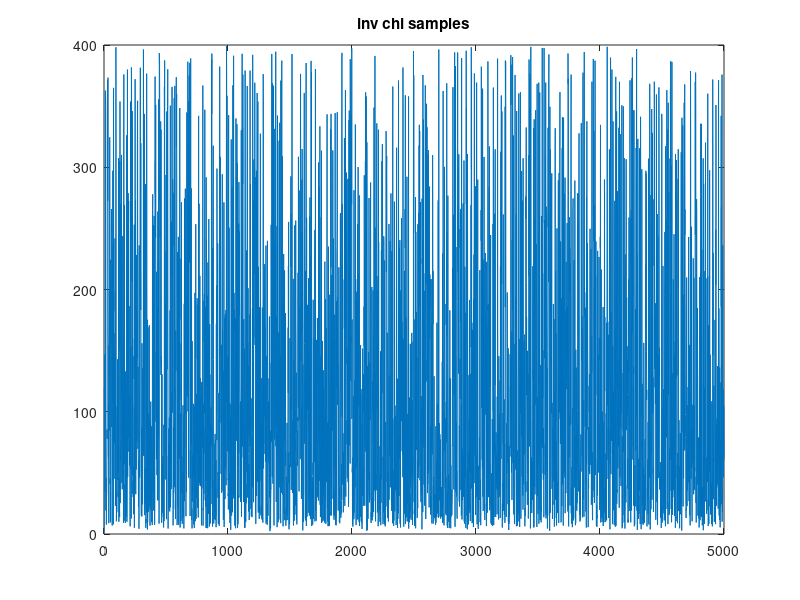
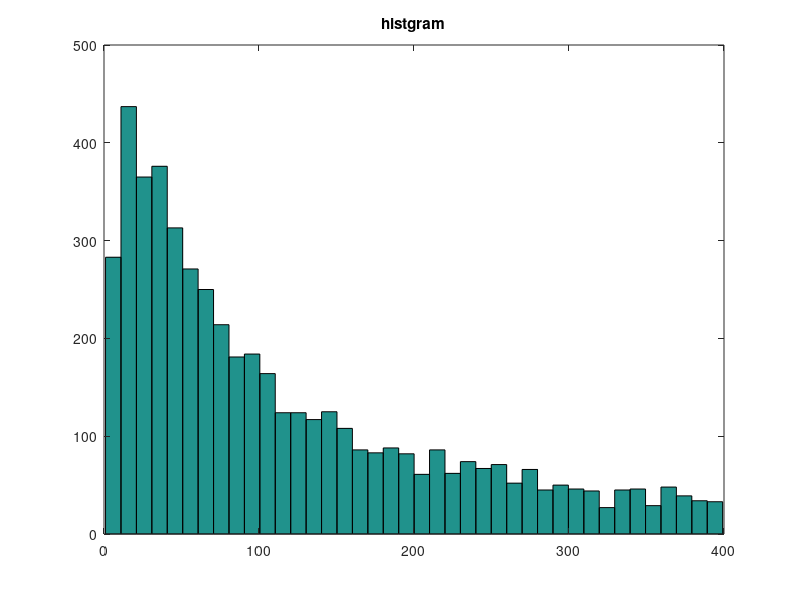

The MATLAB script that drew these images, in order:
 clear;
 close all;
 clc;
 
% samples
N = 5000;
Theta = zeros(1, N);

% p(x->y): U(0, B)
B = 400;
a = 50;%4;    % PI(theta) = c * power(theta, -n / 2) * exp(-a / theta / 2)
n = 4;%5;
thetaX = 1;
Theta(1) = thetaX;
for ii = 2 : N
    while true
        thetaY = rand() * B;  % potential theta through p(x->y)
        alpha = min(power(thetaY / thetaX, -n / 2) * exp( -a / thetaY / 2 + a / thetaX / 2), 1);
%         alpha(x, y) = min(1, PI(y) / PI(x))
%         PI(y) / PI(x) = power(y/x, -n/2) * exp(-a/y/2 + a/x/2)

        u = rand();
        if u <= alpha
            thetaX = thetaY;
            Theta(ii) = thetaY;
            break;
        end
    end
end
     
% limTheta = Theta(1000 : end);
figure;
plot(Theta);
title('inv chi samples');

figure;
hist(Theta, B / 10);
title('histgram');

 
 